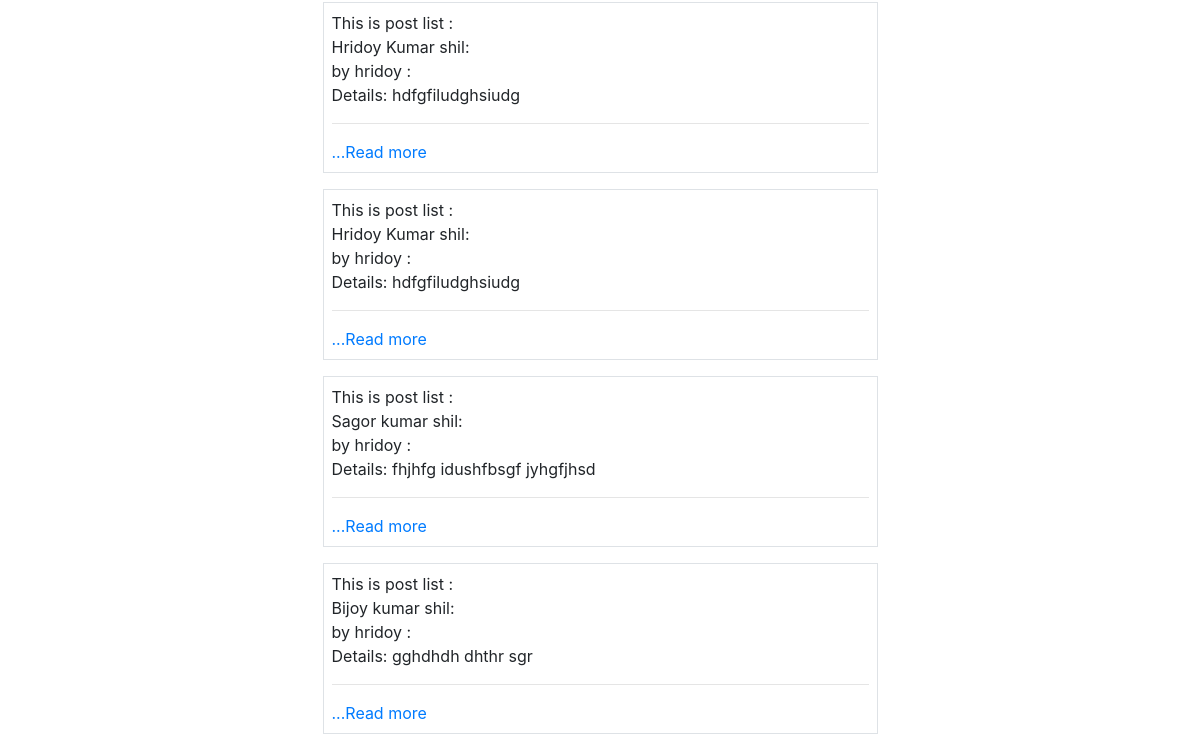
The app's page /tuition_App/postlist/ (lower part), older data.
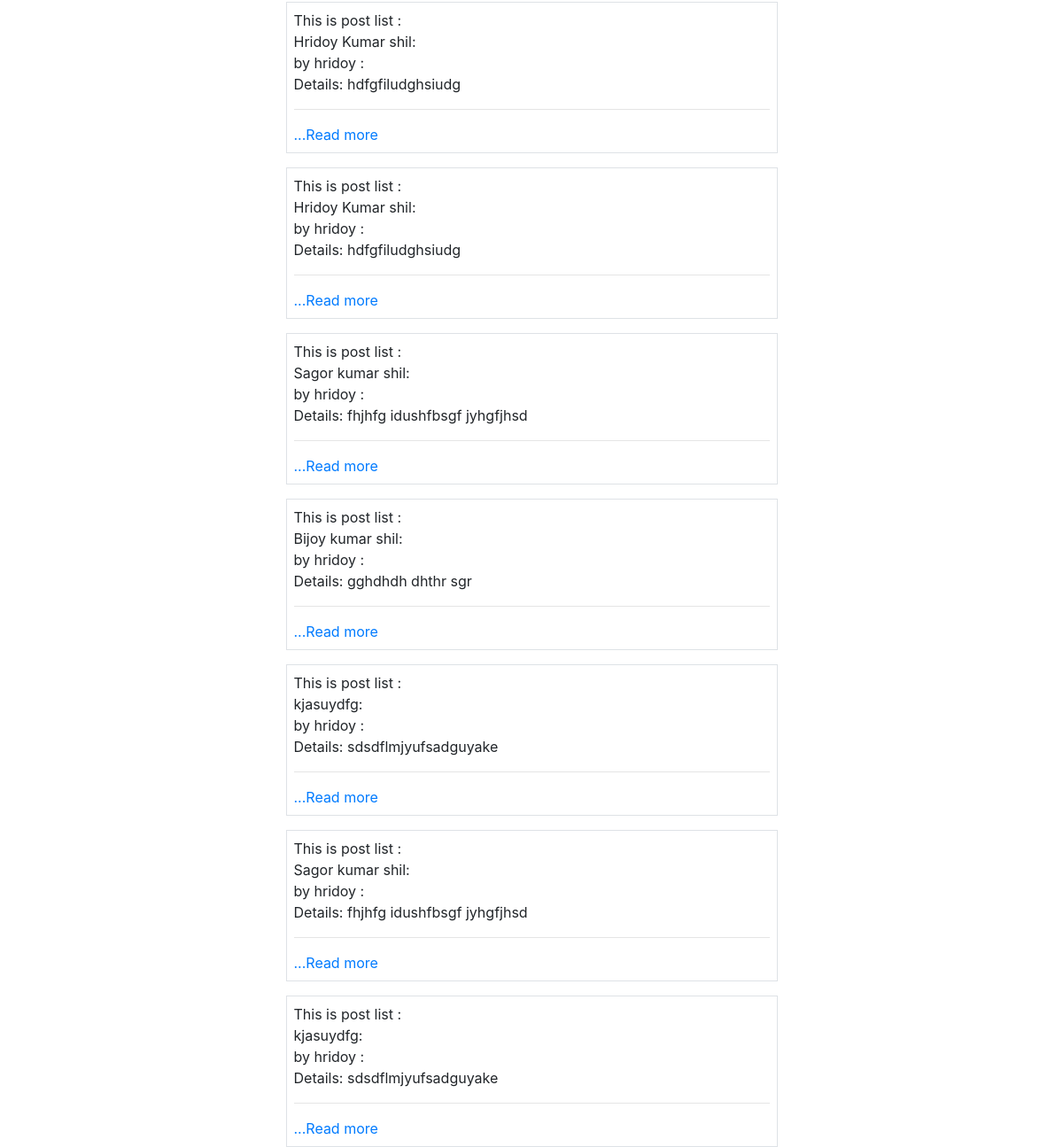
The same page, newer data.
### tuition_App/models.py (models this page shows, shortened)
class Post(models.Model):
    CATEGORY = (
        ("Teacher", "Teacher"),
        ("Student", "Student"),
    )
    MEDIUM = (
        ("bangla", "bangla"),
        ("English", "English"),
        ("Urdu", "Urdu"),
        ("Hindi", "Hindi"),
        ("Arabic", "Arabic"),
    )
    user = models.ForeignKey(User, on_delete=models.CASCADE, blank=True, null=True)
    id = models.AutoField(primary_key=True)
    title = models.CharField(max_length=101)
    slug = models.CharField(max_length=100, default=title)
    email = models.EmailField()
    salary = models.FloatField()
    details = models.TextField()
    available = models.BooleanField()
    category = models.CharField(max_length=100, choices=CATEGORY)
    created_at = models.DateTimeField(default=now)
    image = models.ImageField(default="default.jpg", upload_to="tuition/images")
    medium = MultiSelectField(
        max_length=100, max_choices=5, choices=MEDIUM, default="bangla"
    )
    subject = models.ManyToManyField(Subject, related_name="subject_set")
    class_in = models.ManyToManyField(Class_in, related_name="class_set")

### tuition_App/views.py (the view)
# urls.py: path("postlist/", PostListView.as_view(), name="postlist"),
class PostListView(ListView):
    template_name = "tuition/postlist.html"
    queryset = Post.objects.all()
    context_object_name = "posts"
    def get_context_data(self, *args, **kwargs):
        context = super().get_context_data(*args, **kwargs)
        context["posts"] = context.get("object_list")
        context["msg"] = "This is post list"
        return context

### templates/tuition/postlist.html (shortened to what this page needs)
{% extends 'basic.html' %}
{% block body %}
<div class="container">
    {% for p in posts %}
    <div class="col-md-6 offset-md-3 p-2 mt-3 border">
        {{msg}} : <br>
        {{ p.title }}: <br>
        by {{p.user.username}} : <br>
        Details: {{p.details}}
        <hr>
        <a href="/tuition_App/postdetail/{{p.id}}">...Read more</a>
    </div>
    {% endfor %}
</div>
{% endblock body %}

Row changes from the older to the newer data that the page shows:
added Post: msg "This is post list", title "kjasuydfg", user.username "hridoy", details "sdsdflmjyufsadguyake"
added Post: msg "This is post list", title "Sagor kumar shil", user.username "hridoy", details "fhjhfg idushfbsgf jyhgfjhsd"
added Post: msg "This is post list", title "kjasuydfg", user.username "hridoy", details "sdsdflmjyufsadguyake"
